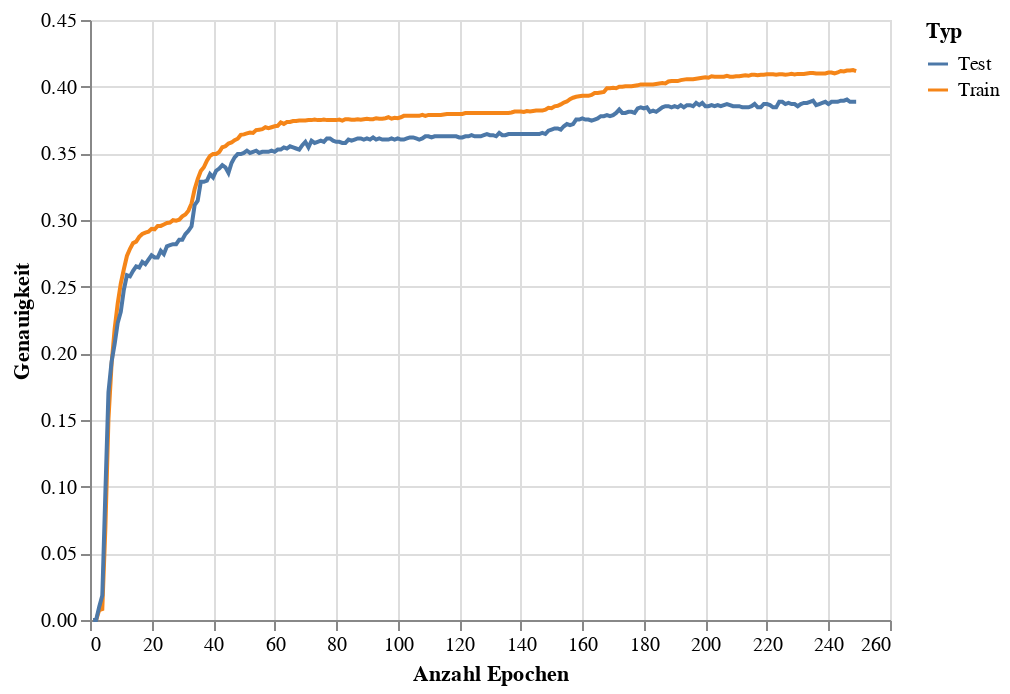

The cell this chart's notebook holds for it:
### Code cell
train_eval_accuracy_chart = alt.Chart(accuracy_df).mark_line().encode(
    x = alt.X('Epoch',title='Anzahl Epochen'),
    y = alt.Y('Accuracy',title='Genauigkeit'),
    color = alt.Color('Type',title='Typ')
)
train_eval_accuracy_chart

### Figure 1 — Vega-Lite specification as saved in the notebook (floating-point values rounded to 4 significant figures; data arrays with more than 128 entries replaced by an {"elided": "..."} marker saying what was removed)
{"config": {"view": {"continuousWidth": 400, "continuousHeight": 300}}, "data": {"name": "data-65d9dbc41f597da494cbdd4c6abb8e61"}, "mark": "line", "encoding": {"color": {"field": "Type", "title": "Typ", "type": "nominal"}, "x": {"field": "Epoch", "title": "Anzahl Epochen", "type": "quantitative"}, "y": {"field": "Accuracy", "title": "Genauigkeit", "type": "quantitative"}}, "$schema": "https://vega.github.io/schema/vega-lite/v4.17.0.json", "datasets": {"data-65d9dbc41f597da494cbdd4c6abb8e61": {"elided": "498 records"}}}
